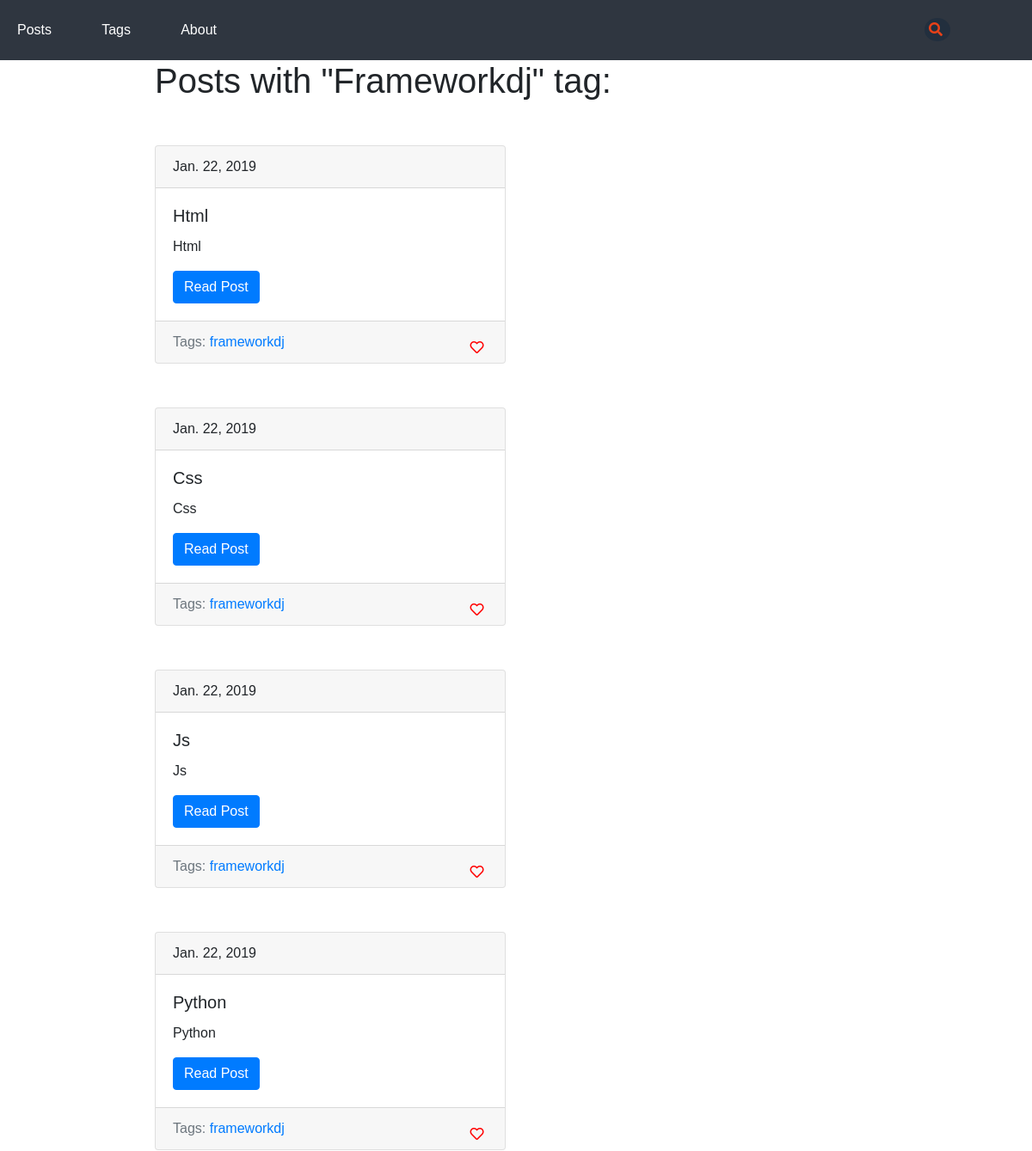
Before: /blog/tag/framework-dj/ (upper part) with the older database file.
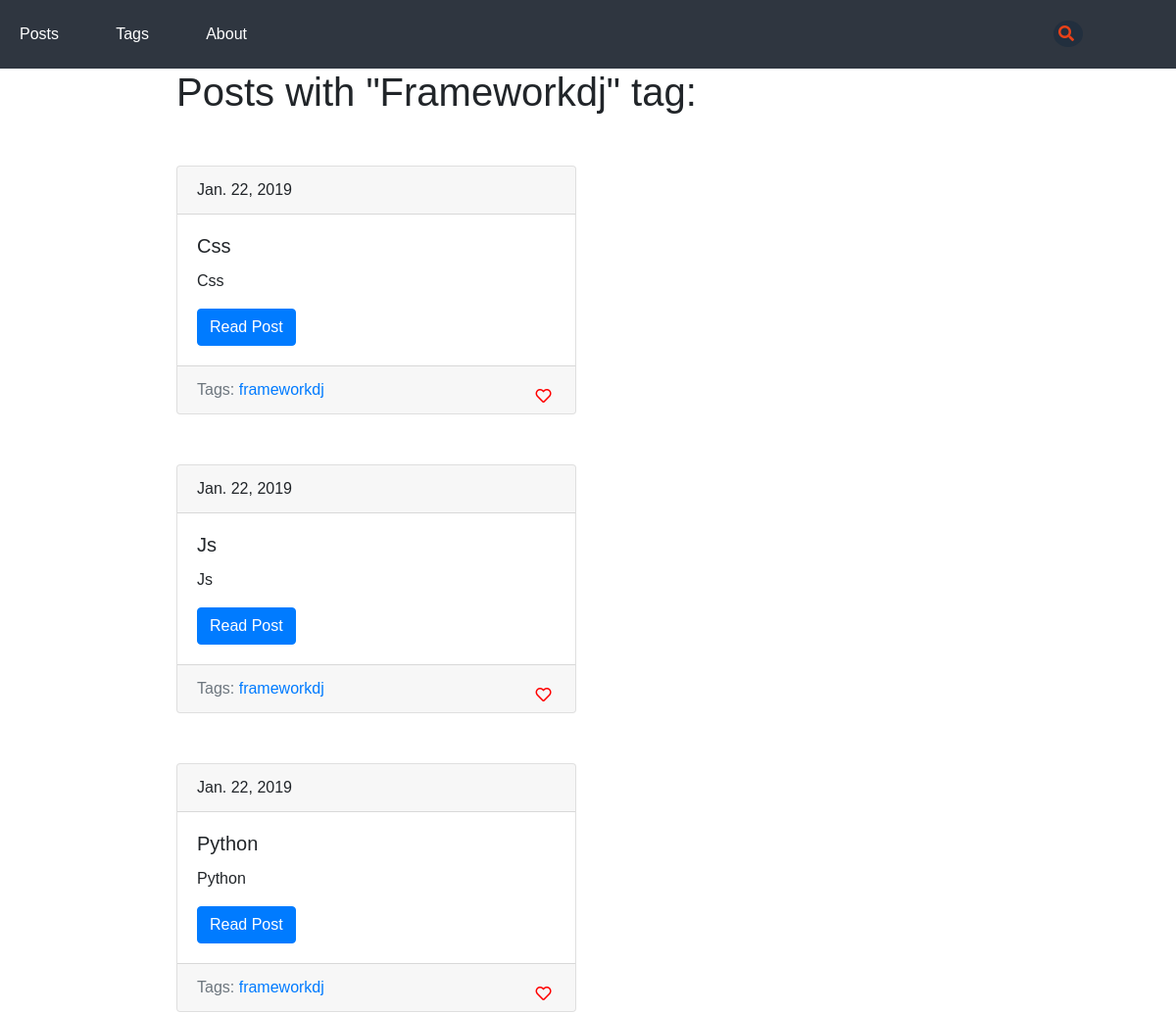
After: the same page with the newer database file.
### blog/models.py (models this page shows, shortened)
class Post(models.Model):#создаём класс Post для работы с бд
    title = models.CharField(max_length = 150, db_index = True)#заголовок
    slug = models.SlugField(max_length = 150, blank = True, unique = True)#ссылка понятая для юзера(должна быть уникальной)
    body = models.TextField(blank = True, db_index = True)#тело текста
    date_pub = models.DateField(auto_now_add = True)#время публикации
    tags = models.ManyToManyField("Tag", blank = True, related_name = "posts")
    def get_absolute_url(self):#имя функции - лучше использовать такое
        return reverse("post_detail_url", kwargs = {"slug": self.slug})
    class Meta:
        ordering = ["-date_pub"]#посты будут сортироваться для пагинатора так: самые новые вверху, старые внизу(-)указываем для этого

class Tag(models.Model):
    title = models.CharField(max_length = 50)
    slug = models.SlugField(max_length = 50, unique = True)
    def get_absolute_url(self):#имя функции - лучше использовать такое
        return reverse("tag_detail_url", kwargs = {"slug": self.slug})
    class Meta:
        ordering = ["title"]#в алф порядке

### blog/views.py (the view)
class TagDetail(ObjectDetailMixin, View):
    model = Tag
    template = "blog/tag_detail.html"

### blog/mixins.py (called while the page is built)
    def get(self, request, slug):
        obj = get_object_or_404(self.model, slug__iexact = slug)#чтобы если не найден выводилось 404
        return render(request, self.template, context = {self.model.__name__.lower(): obj, "admin_obj": obj, "detail": True})

### blog/templates/blog/tag_detail.html (shortened to what this page needs)
{% extends "blog/baseBlog.html" %}
{% block content %}
<div style="margin-left: 15%">
    <h1>
        Posts with "{{tag.title|title}}" tag:
    </h1>
    {% for post in tag.posts.all %}
        {% include "blog/includes/post_card_template.html" %}
    {% endfor %}
</div>
{% endblock %}

### blog/templates/blog/includes/post_card_template.html
<div class="card" style = "margin: 5% 0; width: 40%">
  <div class="card-header">
    {{post.date_pub}}
  </div>
  <div class="card-body">
  <h5 class="card-title">{{post.title}}</h5>
  <p class="card-text">{{post.body|truncatewords:15}}</p>
  <a href="{{ post.get_absolute_url }}" class="btn btn-primary">Read Post</a>
  </div>
  <div class="card-footer text-muted">
    Tags:
    {% for tag in post.tags.all %}
      <a href="{{tag.get_absolute_url}}">{{tag.title}}</a>
    {% endfor %}
    <button class="like" type="submit"><i class="heart far fa-heart"></i></button>
  </div>
</div>

Changed rows visible on the page:
removed Post: date_pub "Jan. 22, 2019", title "Html", body "Html", Tag (title "frameworkdj")
